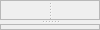
                        <widget class="QWidget" name="page_tab_fit_3">
                         <property name="geometry">
                          <rect>
                           <x>0</x>
                           <y>0</y>
                           <width>100</width>
                           <height>30</height>
                          </rect>
                         </property>
                         <attribute name="label">
                          <string>Binary classification - Calibration, DET, Learning curves</string>
                         </attribute>
                         <layout class="QVBoxLayout" name="verticalLayout_54">
                          <property name="spacing">
                           <number>0</number>
                          </property>
                          <property name="leftMargin">
                           <number>0</number>
                          </property>
                          <property name="topMargin">
                           <number>0</number>
                          </property>
                          <property name="rightMargin">
                           <number>0</number>
                          </property>
                          <property name="bottomMargin">
                           <number>0</number>
                          </property>
                          <item>
                           <widget class="QSplitter" name="splitter_13">
                            <property name="orientation">
                             <enum>Qt::Vertical</enum>
                            </property>
                            <property name="handleWidth">
                             <number>4</number>
                            </property>
                            <widget class="QFrame" name="frame_tab_fit_3_top">
                             <property name="frameShape">
                              <enum>QFrame::StyledPanel</enum>
                             </property>
                             <property name="frameShadow">
                              <enum>QFrame::Raised</enum>
                             </property>
                             <layout class="QVBoxLayout" name="verticalLayout_45">
                              <property name="spacing">
                               <number>0</number>
                              </property>
                              <property name="leftMargin">
                               <number>0</number>
                              </property>
                              <property name="topMargin">
                               <number>0</number>
                              </property>
                              <property name="rightMargin">
                               <number>0</number>
                              </property>
                              <property name="bottomMargin">
                               <number>0</number>
                              </property>
                              <item>
                               <widget class="QSplitter" name="splitter_12">
                                <property name="orientation">
                                 <enum>Qt::Horizontal</enum>
                                </property>
                                <property name="handleWidth">
                                 <number>4</number>
                                </property>
                                <widget class="MplWidget" name="calibration_plot_widget" native="true">
                                 <property name="sizePolicy">
                                  <sizepolicy hsizetype="Expanding" vsizetype="Expanding">
                                   <horstretch>0</horstretch>
                                   <verstretch>0</verstretch>
                                  </sizepolicy>
                                 </property>
                                </widget>
                                <widget class="MplWidget" name="det_curve_plot_widget" native="true">
                                 <property name="sizePolicy">
                                  <sizepolicy hsizetype="Expanding" vsizetype="Expanding">
                                   <horstretch>0</horstretch>
                                   <verstretch>0</verstretch>
                                  </sizepolicy>
                                 </property>
                                </widget>
                               </widget>
                              </item>
                             </layout>
                            </widget>
                            <widget class="QFrame" name="frame_tab_fit_3_bottom">
                             <property name="frameShape">
                              <enum>QFrame::StyledPanel</enum>
                             </property>
                             <property name="frameShadow">
                              <enum>QFrame::Raised</enum>
                             </property>
                             <layout class="QVBoxLayout" name="verticalLayout_31">
                              <property name="spacing">
                               <number>0</number>
                              </property>
                              <property name="leftMargin">
                               <number>0</number>
                              </property>
                              <property name="topMargin">
                               <number>0</number>
                              </property>
                              <property name="rightMargin">
                               <number>0</number>
                              </property>
                              <property name="bottomMargin">
                               <number>0</number>
                              </property>
                              <item>
                               <widget class="MplWidget" name="learning_plot_widget" native="true">
                                <property name="sizePolicy">
                                 <sizepolicy hsizetype="Expanding" vsizetype="Expanding">
                                  <horstretch>0</horstretch>
                                  <verstretch>0</verstretch>
                                 </sizepolicy>
                                </property>
                               </widget>
                              </item>
                             </layout>
                            </widget>
                           </widget>
                          </item>
                         </layout>
                        </widget>
